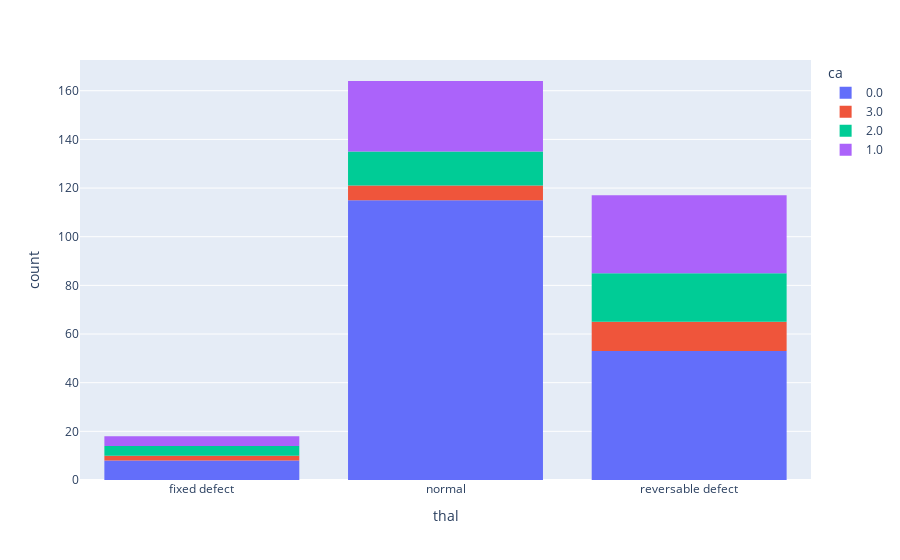

The cell this chart's notebook holds for it:
### Code cell
# lets plot thal and ca column
fig = px.histogram(data, x='thal', color='ca')
fig.show()

### Figure 1 — Plotly figure (JSON) as saved in the notebook; plotly's stock layout.template omitted (floating-point values rounded to 4 significant figures; data arrays with more than 128 entries replaced by an {"elided": "..."} marker saying what was removed)
{"data": [{"bingroup": "x", "hovertemplate": "ca=0.0<br>thal=%{x}<br>count=%{y}<extra></extra>", "legendgroup": "0.0", "marker": {"color": "#636efa", "pattern": {"shape": ""}}, "name": "0.0", "orientation": "v", "showlegend": true, "type": "histogram", "x": {"elided": "181 str values"}, "xaxis": "x", "yaxis": "y"}, {"bingroup": "x", "hovertemplate": "ca=3.0<br>thal=%{x}<br>count=%{y}<extra></extra>", "legendgroup": "3.0", "marker": {"color": "#EF553B", "pattern": {"shape": ""}}, "name": "3.0", "orientation": "v", "showlegend": true, "type": "histogram", "x": ["normal", "reversable defect", "reversable defect", "reversable defect", "reversable defect", "reversable defect", "reversable defect", "reversable defect", "reversable defect", "normal", "normal", "reversable defect", "normal", "fixed defect", "reversable defect", "reversable defect", "normal", "reversable defect", "normal", "fixed defect"], "xaxis": "x", "yaxis": "y"}, {"bingroup": "x", "hovertemplate": "ca=2.0<br>thal=%{x}<br>count=%{y}<extra></extra>", "legendgroup": "2.0", "marker": {"color": "#00cc96", "pattern": {"shape": ""}}, "name": "2.0", "orientation": "v", "showlegend": true, "type": "histogram", "x": ["reversable defect", "normal", "reversable defect", "reversable defect", "normal", "reversable defect", "normal", "reversable defect", "reversable defect", "reversable defect", "fixed defect", "reversable defect", "reversable defect", "reversable defect", "reversable defect", "reversable defect", "normal", "fixed defect", "reversable defect", "normal", "normal", "normal", "reversable defect", "reversable defect", "normal", "reversable defect", "normal", "normal", "normal", "reversable defect", "normal", "normal", "reversable defect", "normal", "fixed defect", "reversable defect", "fixed defect", "reversable defect", null, null, null], "xaxis": "x", "yaxis": "y"}, {"bingroup": "x", "hovertemplate": "ca=1.0<br>thal=%{x}<br>count=%{y}<extra></extra>", "legendgroup": "1.0", "marker": {"color": "#ab63fa", "pattern": {"shape": ""}}, "name": "1.0", "orientation": "v", "showlegend": true, "type": "histogram", "x": ["reversable defect", "fixed defect", "fixed defect", "reversable defect", "reversable defect", "normal", "normal", "normal", "reversable defect", "reversable defect", "reversable defect", "normal", "normal", "reversable defect", "normal", "reversable defect", "normal", "reversable defect", "reversable defect", "normal", "normal", "normal", "reversable defect", "reversable defect", "reversable defect", "normal", "reversable defect", "reversable defect", "normal", "reversable defect", "reversable defect", "reversable defect", "normal", "reversable defect", "normal", "reversable defect", "normal", "reversable defect", "reversable defect", "fixed defect", "normal", "reversable defect", "normal", "reversable defect", "normal", "normal", "normal", "normal", "normal", "normal", "reversable defect", "normal", "reversable defect", "reversable defect", "normal", "normal", "fixed defect", "reversable defect", "normal", "normal", "reversable defect", "reversable defect", "reversable defect", "reversable defect", "normal", null, null], "xaxis": "x", "yaxis": "y"}], "layout": {"barmode": "relative", "legend": {"title": {"text": "ca"}, "tracegroupgap": 0}, "margin": {"t": 60}, "xaxis": {"anchor": "y", "domain": [0, 1], "title": {"text": "thal"}}, "yaxis": {"anchor": "x", "domain": [0, 1], "title": {"text": "count"}}}}
